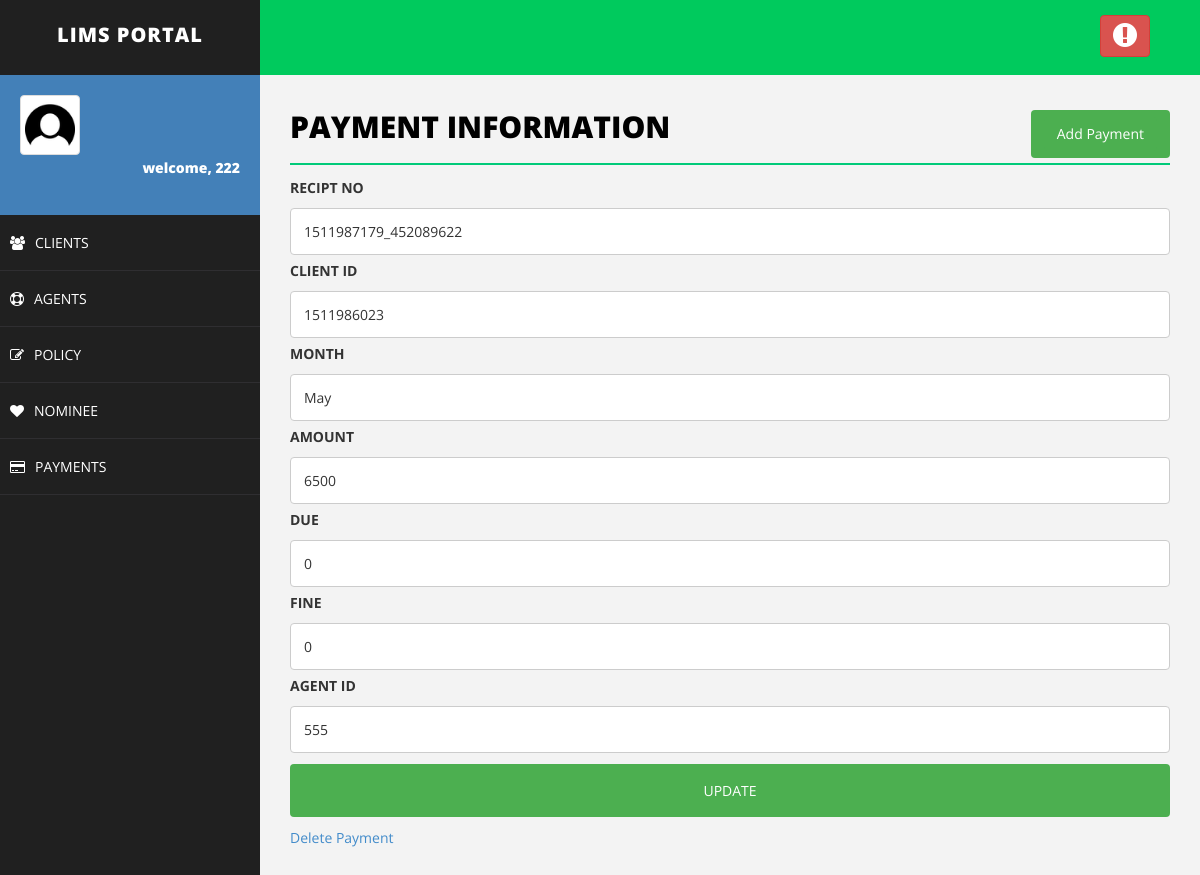
Page /editPayment.php?recipt_no=1511987179_452089622 (signed in) on the committed database.
### tables this page shows
CREATE TABLE IF NOT EXISTS `payment` (
  `recipt_no` varchar(20) NOT NULL,
  `client_id` varchar(50) NOT NULL,
  `month` varchar(50) NOT NULL,
  `amount` varchar(50) NOT NULL,
  `due` varchar(50) NOT NULL,
  `fine` varchar(50) NOT NULL,
  `agent_id` varchar(30) NOT NULL
);

### editPayment.php (the view, shortened to what this page needs)
<!DOCTYPE html>
<html>
<head>
    <link href="assets/css/bootstrap.css" rel="stylesheet" />
    <link href="assets/css/font-awesome.css" rel="stylesheet" />
    <link href="assets/css/basic.css" rel="stylesheet" />
    <link href="assets/css/custom.css" rel="stylesheet" />
</head>
<body>
<?php include 'header.php';
?>
        <div id="page-wrapper">
                <div class="row">
                    <div class="col-md-12">
                        <h1 class="page-head-line">Payment Information
						<button class="btn" align="center">
						<a href="addPayment.php" class="btn">Add Payment</a>
						</button>
						</h1>
                    </div>
                </div>
<?php
include'connection.php';
	if($_SERVER["REQUEST_METHOD"] == "GET"){
		$recipt_no = $_GET["recipt_no"];
	}
	$sql = "SELECT recipt_no, client_id, month, amount, due, fine, agent_id from payment where recipt_no='$recipt_no'";
	$result = $conn->query($sql);
	echo "<div>\n";
	  echo '<form action="updatePayment.php" method="post">';
	while($row = $result->fetch_assoc()) {
		echo "<label for=\"fname\">RECIPT NO</label>";
	    echo "<input type=\"text\" recipt_no=\"fname\" name=\"recipt_no\" placeholder=\"Your recpit no..\" value=\"$row[recipt_no]\">";
		echo "<label for=\"fname\">CLIENT ID</label>";
	    echo "<input type=\"text\" recipt_no=\"fname\" name=\"client_id\" placeholder=\"Client Id..\" value=\"$row[client_id]\">";
		echo "<label for=\"fname\">MONTH</label>";
		echo "<input type=\"text\" recipt_no=\"fname\" name=\"month\" placeholder=\"Month..\" value=\"$row[month]\">";
		echo "<label for=\"fname\">AMOUNT</label>";
		echo "<input type=\"text\" recipt_no=\"fname\" name=\"amount\" placeholder=\"Amount..\" value=\"$row[amount]\">";
		echo "<label for=\"fname\">DUE</label>";
		echo "<input type=\"text\" recipt_no=\"fname\" name=\"due\" placeholder=\"Your Due..\" value=\"$row[due]\">";
		echo "<label for=\"fname\">FINE</label>";
		echo "<input type=\"text\" recipt_no=\"fname\" name=\"fine\" placeholder=\"Fine..\" value=\"$row[fine]\">";
		echo "<label for=\"fname\">AGENT ID</label>";
		echo "<input type=\"text\" recipt_no=\"fname\" name=\"agent_id\" placeholder=\"Agent Id..\" value=\"$row[agent_id]\">";
    }
	echo "<input type=\"submit\" value=\"UPDATE\">";
	echo "</form>\n";
	echo "<a href='deletePayment.php?recipt_no=".$recipt_no."'>Delete Payment</a>";
echo "</div>\n";
?>
        </div>
    </div>
</body>
</html>

### assets/css/basic.css (style rules this page uses)
body { font-family: 'Open Sans', sans-serif; line-height:25px; }
#page-wrapper { padding: 15px 15px; min-height: 600px; background: #F3F3F3; }
.page-head-line { font-size: 30px; text-transform: uppercase; color: #000; font-weight: 800; padding-bottom: 20px; border-bottom: 2px solid #00CA79; margin-bottom: 10px; }
@media (min-width:768px) { #page-wrapper { margin: 0 0 0 260px; padding: 15px 30px; min-height: 1200px; } }

### editPayment.php (style rules this page uses)
input[type=text], select { width: 100%; padding: 10px 13px; margin: 3px 0; display: inline-block; border: 1px solid #ccc; border-radius: 4px; box-sizing: border-box; }
input[type=submit] { width: 100%; background-color: #4CAF50; color: white; padding: 14px 20px; margin: 8px 0; border: none; border-radius: 4px; cursor: pointer; }
.btn { background-color: #4CAF50; float: right; color:white; text-decoration:none; }

### rows in the picture
payment: recipt_no "1511987179_452089622", client_id "1511986023", month "May", amount "6500", due "0", fine "0", agent_id "555"

### other values in the picture
$_SESSION["username"] "222"
